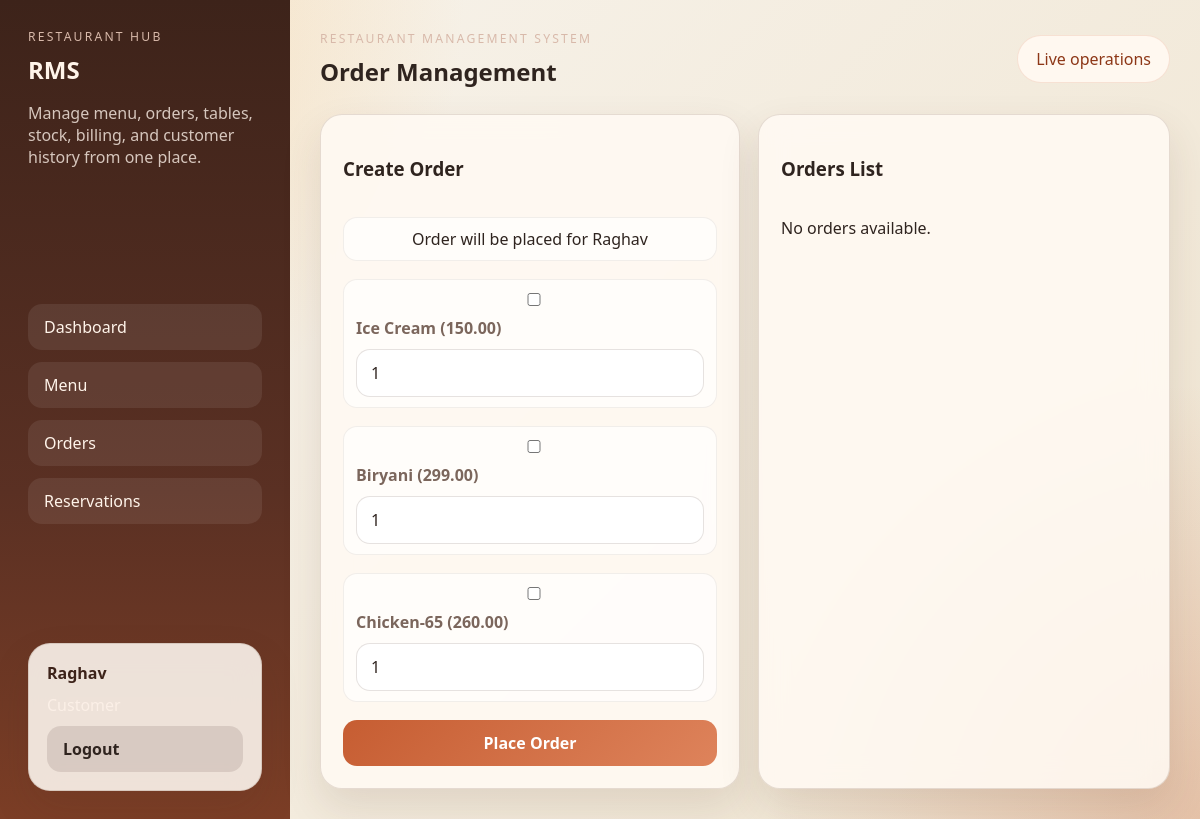
The app's page /orders (signed in) with its own data.
### tables this page shows
CREATE TABLE Customers (
    customer_id INTEGER PRIMARY KEY AUTOINCREMENT,
    name TEXT NOT NULL,
    phone TEXT NOT NULL UNIQUE,
    preferences TEXT
);

CREATE TABLE Menu_Items (
    item_id INTEGER PRIMARY KEY AUTOINCREMENT,
    item_name TEXT NOT NULL UNIQUE,
    price REAL NOT NULL CHECK (price >= 0),
    category TEXT NOT NULL,
    availability TEXT NOT NULL CHECK (availability IN ('Available', 'Unavailable'))
);

### app/routes.py (the view, shortened to what this page needs)
    @app.route("/orders", methods=["GET", "POST"])
    @login_required()
    def order_management():
        db = get_db()
        customers = db.execute("SELECT * FROM Customers ORDER BY name").fetchall()
        menu_items = db.execute(
            "SELECT * FROM Menu_Items WHERE availability = 'Available' ORDER BY category, item_name"
        ).fetchall()
        if session.get("role") == "Customer":
            orders = db.execute(
                """
                SELECT Orders.*, Customers.name AS customer_name
                FROM Orders
                LEFT JOIN Customers ON Orders.customer_id = Customers.customer_id
                WHERE Orders.customer_id = ?
                ORDER BY Orders.order_time DESC
                """,
                (session.get("customer_id"),),
            ).fetchall()
        order_details = {
            order["order_id"]: db.execute(
                """
                SELECT Order_Details.*, Menu_Items.item_name
                FROM Order_Details
                JOIN Menu_Items ON Order_Details.item_id = Menu_Items.item_id
                WHERE order_id = ?
                """,
                (order["order_id"],),
            ).fetchall()
            for order in orders
        }
        return render_template(
            "orders.html",
            customers=customers,
            menu_items=menu_items,
            orders=orders,
            order_details=order_details,
            order_statuses=ORDER_STATUSES,
        )

### app/db.py (called while the page is built)
def init_app(app):
    Path(app.instance_path).mkdir(parents=True, exist_ok=True)
    @app.before_request
    def ensure_database():
        engine = current_app.config.get("DB_ENGINE", "sqlite").lower()
        if engine == "mysql":
            db = get_db()
            if not _mysql_has_customers_table(db):
                init_db()
                seed_admin_employee()
        else:
            db_path = Path(current_app.config["DATABASE"])
            if not db_path.exists():
                init_db()
                seed_admin_employee()

### app/routes.py (called while the page is built)
def login_required(roles=None):
    def decorator(view):
        @wraps(view)
        def wrapped_view(*args, **kwargs):
            current_role = session.get("role")
            if not current_role:
                flash("Please log in to continue.", "warning")
                return redirect(url_for("login"))
            if roles and current_role not in roles:
                flash("You do not have access to that page.", "danger")
                return redirect(url_for("dashboard"))
            return view(*args, **kwargs)
        return wrapped_view
    return decorator

### app/templates/orders.html (shortened to what this page needs)
{% extends "base.html" %}
{% block page_title %}Order Management{% endblock %}
{% block content %}
<section class="content-grid two-column">
    <div class="panel">
        <div class="panel-head"><h3>Create Order</h3></div>
        <form method="post" class="form-grid">
            {% if session.get('role') == 'Customer' %}
            <div class="full-span tag">Order will be placed for {{ session.get('display_name') }}</div>
            {% endif %}
            <div class="full-span multi-item-grid">
                {% for item in menu_items %}
                <div class="checkbox-card">
                    <label>
                        <input type="checkbox" name="item_id" value="{{ item.item_id }}">
                        {{ item.item_name }} ({{ "%.2f"|format(item.price) }})
                    </label>
                    <input type="number" name="quantity_{{ item.item_id }}" min="1" value="1">
                </div>
                {% endfor %}
            </div>
            <button class="button full-span" type="submit">Place Order</button>
        </form>
    </div>
    <div class="panel">
        <div class="panel-head"><h3>Orders List</h3></div>
        {% for order in orders %}
        <div class="record-card">
            <div class="record-summary">
                <strong>Order #{{ order.order_id }}</strong>
                <span>{{ order.customer_name or 'Walk-in' }}</span>
                <span>{{ order.order_time }}</span>
                <span>Total: {{ "%.2f"|format(order.total_amount) }}</span>
            </div>
            <div class="tag-row">
                {% for detail in order_details[order.order_id] %}
                <span class="tag">{{ detail.item_name }} x {{ detail.quantity }}</span>
                {% endfor %}
            </div>
            {% if session.get('role') in ['Admin', 'Staff'] %}
            <form method="post" action="{{ url_for('update_order', order_id=order.order_id) }}" class="inline-form">
                <select name="status">
                    {% for status in order_statuses %}
                    <option value="{{ status }}" {% if status == order.status %}selected{% endif %}>{{ status }}</option>
                    {% endfor %}
                </select>
                <button class="button small" type="submit">Update Status</button>
            </form>
            {% else %}
            <p>Status: {{ order.status }}</p>
            {% endif %}
        </div>
        {% else %}
        <p>No orders available.</p>
        {% endfor %}
    </div>
</section>
{% endblock %}

### app/templates/base.html (shortened to what this page needs)
<!DOCTYPE html>
<html lang="en">
<head>
    <link rel="stylesheet" href="{{ url_for('static', filename='css/style.css') }}">
</head>
<body>
    <div class="layout-shell">
        <aside class="sidebar">
            <div>
                <p class="eyebrow">Restaurant Hub</p>
                <h1>RMS</h1>
                <p class="sidebar-copy">Manage menu, orders, tables, stock, billing, and customer history from one place.</p>
            </div>
            <nav class="nav-links">
                <a href="{{ url_for('dashboard') }}">Dashboard</a>
                <a href="{{ url_for('menu_management') }}">Menu</a>
                <a href="{{ url_for('order_management') }}">Orders</a>
                <a href="{{ url_for('reservations') }}">Reservations</a>
            </nav>
            <div class="user-badge">
                <strong>{{ session.get('display_name', 'Guest') }}</strong>
                <span>{{ session.get('role', 'Visitor') }}</span>
                <a class="button secondary" href="{{ url_for('logout') }}">Logout</a>
            </div>
        </aside>
        <main class="main-content">
            <header class="topbar">
                <div>
                    <p class="eyebrow">Restaurant Management System</p>
                    <h2>{% block page_title %}Dashboard{% endblock %}</h2>
                </div>
                <div class="status-pill">Live operations</div>
            </header>
            {% block content %}{% endblock %}
        </main>
    </div>
</body>
</html>

### app/static/css/style.css (style rules this page uses)
:root { --bg: #f4efe6; --panel: rgba(255, 250, 243, 0.88); --panel-strong: #fffdf8; --text: #2f241f; --muted: #7b665c; --accent: #c65d32; --accent-dark: #8d3717; --green: #2f7d5f; --danger: #b9382f; --border: rgba(90, 55, 36, 0.15); --shadow: 0 18px 40px rgba(82, 50, 35, 0.12); --radius: 22px; }
* { box-sizing: border-box; }
body { margin: 0; font-family: "Segoe UI", Tahoma, Geneva, Verdana, sans-serif; background: radial-gradient(circle at top left, rgba(244, 185, 101, 0.45), transparent 32%), radial-gradient(circle at bottom right, rgba(198, 93, 50, 0.26), transparent 30%), linear-gradient(135deg, #f8f4ed, #efe4d0); color: var(--text); }
a { color: inherit; text-decoration: none; }
.layout-shell { min-height: 100vh; display: grid; grid-template-columns: 290px 1fr; }
.sidebar { padding: 28px; background: linear-gradient(180deg, #3d231a, #5a3023 60%, #7c3e26); color: #fff4ea; display: flex; flex-direction: column; justify-content: space-between; gap: 24px; }
.sidebar h1, .login-hero h1, .topbar h2 { margin: 0; }
.eyebrow { margin: 0 0 8px; text-transform: uppercase; letter-spacing: 0.18em; font-size: 0.76rem; color: #d8b9aa; }
.sidebar-copy, .user-badge span, .status-pill, .record-summary span, .login-hero p { color: rgba(255, 244, 234, 0.78); }
.nav-links { display: grid; gap: 12px; }
.nav-links a, .button { border-radius: 14px; padding: 12px 16px; transition: 0.2s ease; }
.nav-links a { background: rgba(255, 255, 255, 0.08); }
.user-badge, .panel, .stat-card, .login-card, .credential-card, .record-card { background: var(--panel); backdrop-filter: blur(14px); border: 1px solid var(--border); box-shadow: var(--shadow); }
.user-badge { padding: 18px; border-radius: var(--radius); display: grid; gap: 10px; color: #3d231a; }
.main-content { padding: 30px; }
.topbar { display: flex; justify-content: space-between; align-items: center; margin-bottom: 26px; }
.status-pill { background: #fff8f0; color: var(--accent-dark); padding: 12px 18px; border-radius: 999px; border: 1px solid rgba(198, 93, 50, 0.15); }
.cards-grid, .content-grid, .form-grid, .multi-item-grid { display: grid; gap: 18px; }
.content-grid { grid-template-columns: 1.1fr 1.4fr; }
.content-grid.two-column { grid-template-columns: minmax(280px, 420px) 1fr; }
.panel, .stat-card, .login-card, .record-card { border-radius: var(--radius); padding: 22px; }
.panel-head { display: flex; justify-content: space-between; align-items: center; margin-bottom: 18px; }
.form-grid { grid-template-columns: repeat(2, minmax(0, 1fr)); }
.form-grid label { display: grid; gap: 8px; font-weight: 600; color: var(--muted); }
input, select, textarea, button { font: inherit; }
input, select, textarea { width: 100%; border: 1px solid rgba(77, 52, 37, 0.14); border-radius: 14px; padding: 12px 14px; background: rgba(255, 255, 255, 0.88); color: var(--text); }
.button { border: none; cursor: pointer; background: linear-gradient(135deg, var(--accent), #de835b); color: white; font-weight: 700; }
.button.secondary { background: rgba(61, 35, 26, 0.12); color: var(--text); }
.full-span { grid-column: 1 / -1; }
.status-item, .checkbox-card, .tag { padding: 10px 12px; border-radius: 14px; background: rgba(255, 255, 255, 0.65); border: 1px solid rgba(77, 52, 37, 0.08); }
.tag { text-align: center; }
.multi-item-grid { grid-template-columns: repeat(auto-fit, minmax(180px, 1fr)); }
.checkbox-card input[type="number"] { margin-top: 10px; }

### records on screen
Customers: get "Raghav"
Menu_Items: item_name "Ice Cream", price "150.00"
Menu_Items: item_name "Biryani", price "299.00", item_id "1"
Menu_Items: item_name "Chicken-65", price "260.00"
